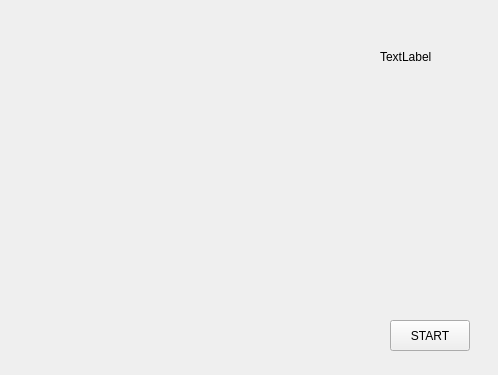
<?xml version="1.0" encoding="UTF-8"?>
<ui version="4.0">
 <class>GameWindowEvE</class>
 <widget class="QWidget" name="GameWindowEvE">
  <property name="geometry">
   <rect>
    <x>0</x>
    <y>0</y>
    <width>498</width>
    <height>375</height>
   </rect>
  </property>
  <property name="windowTitle">
   <string>Form</string>
  </property>
  <widget class="QWidget" name="gridLayoutWidget">
   <property name="geometry">
    <rect>
     <x>30</x>
     <y>30</y>
     <width>331</width>
     <height>321</height>
    </rect>
   </property>
   <layout class="QGridLayout" name="gridLayout"/>
  </widget>
  <widget class="QLabel" name="label">
   <property name="geometry">
    <rect>
     <x>380</x>
     <y>50</y>
     <width>131</width>
     <height>171</height>
    </rect>
   </property>
   <property name="text">
    <string>TextLabel</string>
   </property>
   <property name="alignment">
    <set>Qt::AlignLeading|Qt::AlignLeft|Qt::AlignTop</set>
   </property>
  </widget>
  <widget class="QPushButton" name="pushButton">
   <property name="geometry">
    <rect>
     <x>390</x>
     <y>320</y>
     <width>80</width>
     <height>31</height>
    </rect>
   </property>
   <property name="text">
    <string>START</string>
   </property>
  </widget>
 </widget>
 <resources/>
 <connections/>
</ui>
